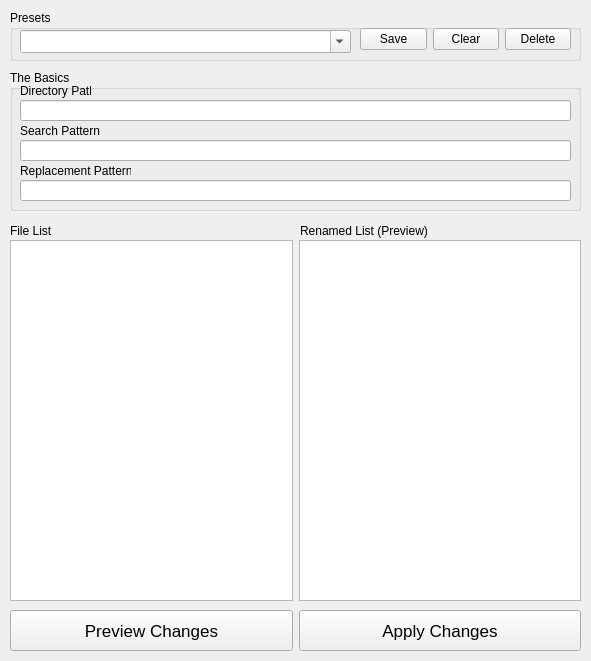
<?xml version="1.0" encoding="UTF-8"?>
<ui version="4.0">
 <class>MainWindow</class>
 <widget class="QMainWindow" name="MainWindow">
  <property name="geometry">
   <rect>
    <x>0</x>
    <y>0</y>
    <width>591</width>
    <height>661</height>
   </rect>
  </property>
  <property name="windowTitle">
   <string>Regex Renamer</string>
  </property>
  <widget class="QWidget" name="centralwidget">
   <widget class="QWidget" name="horizontalLayoutWidget">
    <property name="geometry">
     <rect>
      <x>10</x>
      <y>240</y>
      <width>571</width>
      <height>361</height>
     </rect>
    </property>
    <layout class="QHBoxLayout" name="horizontalLayout">
     <item>
      <widget class="QPlainTextEdit" name="origList"/>
     </item>
     <item>
      <widget class="QPlainTextEdit" name="renamedList"/>
     </item>
    </layout>
   </widget>
   <widget class="QLabel" name="label_4">
    <property name="geometry">
     <rect>
      <x>10</x>
      <y>220</y>
      <width>41</width>
      <height>21</height>
     </rect>
    </property>
    <property name="text">
     <string>File List</string>
    </property>
   </widget>
   <widget class="QWidget" name="horizontalLayoutWidget_3">
    <property name="geometry">
     <rect>
      <x>10</x>
      <y>610</y>
      <width>571</width>
      <height>41</height>
     </rect>
    </property>
    <layout class="QHBoxLayout" name="horizontalLayout_3">
     <item>
      <widget class="QPushButton" name="previewChanges">
       <property name="sizePolicy">
        <sizepolicy hsizetype="Minimum" vsizetype="Minimum">
         <horstretch>0</horstretch>
         <verstretch>0</verstretch>
        </sizepolicy>
       </property>
       <property name="font">
        <font>
         <pointsize>13</pointsize>
        </font>
       </property>
       <property name="text">
        <string>Preview Changes</string>
       </property>
      </widget>
     </item>
     <item>
      <widget class="QPushButton" name="applyChanges">
       <property name="sizePolicy">
        <sizepolicy hsizetype="Minimum" vsizetype="Minimum">
         <horstretch>0</horstretch>
         <verstretch>0</verstretch>
        </sizepolicy>
       </property>
       <property name="font">
        <font>
         <pointsize>13</pointsize>
        </font>
       </property>
       <property name="text">
        <string>Apply Changes</string>
       </property>
      </widget>
     </item>
    </layout>
   </widget>
   <widget class="QLabel" name="label_5">
    <property name="geometry">
     <rect>
      <x>300</x>
      <y>220</y>
      <width>141</width>
      <height>21</height>
     </rect>
    </property>
    <property name="text">
     <string>Renamed List (Preview)</string>
    </property>
   </widget>
   <widget class="QGroupBox" name="groupBox">
    <property name="geometry">
     <rect>
      <x>10</x>
      <y>70</y>
      <width>571</width>
      <height>141</height>
     </rect>
    </property>
    <property name="title">
     <string>The Basics</string>
    </property>
    <widget class="QLineEdit" name="repPattern">
     <property name="geometry">
      <rect>
       <x>10</x>
       <y>110</y>
       <width>551</width>
       <height>21</height>
      </rect>
     </property>
     <property name="font">
      <font>
       <family>Consolas</family>
       <pointsize>12</pointsize>
      </font>
     </property>
     <property name="text">
      <string/>
     </property>
    </widget>
    <widget class="QLabel" name="label">
     <property name="geometry">
      <rect>
       <x>10</x>
       <y>10</y>
       <width>71</width>
       <height>21</height>
      </rect>
     </property>
     <property name="text">
      <string>Directory Path</string>
     </property>
    </widget>
    <widget class="QLabel" name="label_2">
     <property name="geometry">
      <rect>
       <x>10</x>
       <y>50</y>
       <width>81</width>
       <height>21</height>
      </rect>
     </property>
     <property name="text">
      <string>Search Pattern</string>
     </property>
    </widget>
    <widget class="QLabel" name="label_3">
     <property name="geometry">
      <rect>
       <x>10</x>
       <y>90</y>
       <width>111</width>
       <height>21</height>
      </rect>
     </property>
     <property name="text">
      <string>Replacement Pattern</string>
     </property>
    </widget>
    <widget class="QLineEdit" name="dirPath">
     <property name="geometry">
      <rect>
       <x>10</x>
       <y>30</y>
       <width>551</width>
       <height>21</height>
      </rect>
     </property>
     <property name="font">
      <font>
       <family>Consolas</family>
       <pointsize>12</pointsize>
      </font>
     </property>
     <property name="text">
      <string/>
     </property>
    </widget>
    <widget class="QLineEdit" name="searchPattern">
     <property name="geometry">
      <rect>
       <x>10</x>
       <y>70</y>
       <width>551</width>
       <height>21</height>
      </rect>
     </property>
     <property name="font">
      <font>
       <family>Consolas</family>
       <pointsize>12</pointsize>
      </font>
     </property>
    </widget>
   </widget>
   <widget class="QGroupBox" name="groupBox_2">
    <property name="geometry">
     <rect>
      <x>10</x>
      <y>10</y>
      <width>571</width>
      <height>51</height>
     </rect>
    </property>
    <property name="title">
     <string>Presets</string>
    </property>
    <widget class="QWidget" name="horizontalLayoutWidget_2">
     <property name="geometry">
      <rect>
       <x>350</x>
       <y>14</y>
       <width>211</width>
       <height>31</height>
      </rect>
     </property>
     <layout class="QHBoxLayout" name="horizontalLayout_2">
      <item>
       <widget class="QPushButton" name="saveButton">
        <property name="text">
         <string>Save</string>
        </property>
       </widget>
      </item>
      <item>
       <widget class="QPushButton" name="clearButton">
        <property name="text">
         <string>Clear</string>
        </property>
       </widget>
      </item>
      <item>
       <widget class="QPushButton" name="deleteButton">
        <property name="text">
         <string>Delete</string>
        </property>
       </widget>
      </item>
     </layout>
    </widget>
    <widget class="QComboBox" name="presetBox">
     <property name="geometry">
      <rect>
       <x>10</x>
       <y>20</y>
       <width>331</width>
       <height>23</height>
      </rect>
     </property>
     <property name="font">
      <font>
       <pointsize>10</pointsize>
      </font>
     </property>
     <property name="editable">
      <bool>true</bool>
     </property>
    </widget>
   </widget>
  </widget>
 </widget>
 <tabstops>
  <tabstop>dirPath</tabstop>
  <tabstop>searchPattern</tabstop>
  <tabstop>repPattern</tabstop>
  <tabstop>origList</tabstop>
  <tabstop>renamedList</tabstop>
  <tabstop>previewChanges</tabstop>
  <tabstop>applyChanges</tabstop>
  <tabstop>presetBox</tabstop>
  <tabstop>saveButton</tabstop>
  <tabstop>deleteButton</tabstop>
 </tabstops>
 <resources/>
 <connections/>
 <designerdata>
  <property name="gridDeltaX">
   <number>10</number>
  </property>
  <property name="gridDeltaY">
   <number>10</number>
  </property>
  <property name="gridSnapX">
   <bool>true</bool>
  </property>
  <property name="gridSnapY">
   <bool>true</bool>
  </property>
  <property name="gridVisible">
   <bool>true</bool>
  </property>
 </designerdata>
</ui>
